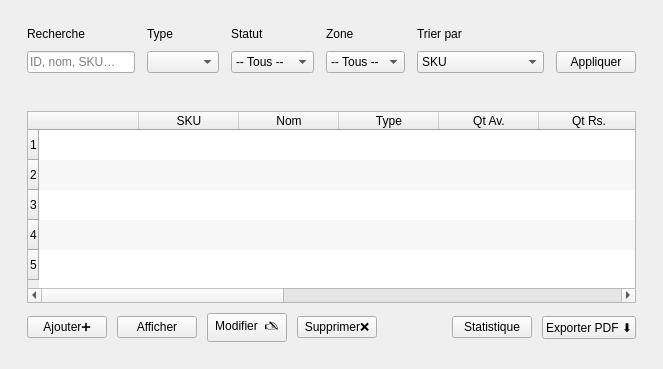
            <widget class="QWidget" name="inventory">
             <layout class="QGridLayout" name="gridLayout_3">
              <item row="1" column="0">
               <widget class="QFrame" name="InventoryCardTable">
                <property name="frameShape">
                 <enum>QFrame::Shape::NoFrame</enum>
                </property>
                <layout class="QVBoxLayout" name="inventoryTableLayout">
                 <property name="spacing">
                  <number>10</number>
                 </property>
                 <property name="leftMargin">
                  <number>16</number>
                 </property>
                 <property name="topMargin">
                  <number>16</number>
                 </property>
                 <property name="rightMargin">
                  <number>16</number>
                 </property>
                 <property name="bottomMargin">
                  <number>16</number>
                 </property>
                 <item>
                  <widget class="QTableWidget" name="TableInventory">
                   <property name="editTriggers">
                    <set>QAbstractItemView::EditTrigger::NoEditTriggers</set>
                   </property>
                   <property name="alternatingRowColors">
                    <bool>true</bool>
                   </property>
                   <property name="selectionBehavior">
                    <enum>QAbstractItemView::SelectionBehavior::SelectRows</enum>
                   </property>
                   <property name="showGrid">
                    <bool>false</bool>
                   </property>
                   <property name="sortingEnabled">
                    <bool>true</bool>
                   </property>
                   <property name="cornerButtonEnabled">
                    <bool>false</bool>
                   </property>
                   <row/>
                   <row/>
                   <row/>
                   <row/>
                   <row/>
                   <column>
                    <property name="text">
                     <string/>
                    </property>
                   </column>
                   <column>
                    <property name="text">
                     <string>SKU</string>
                    </property>
                   </column>
                   <column>
                    <property name="text">
                     <string>Nom</string>
                    </property>
                   </column>
                   <column>
                    <property name="text">
                     <string>Type</string>
                    </property>
                   </column>
                   <column>
                    <property name="text">
                     <string>Qt Av.</string>
                    </property>
                   </column>
                   <column>
                    <property name="text">
                     <string>Qt Rs.</string>
                    </property>
                   </column>
                   <column>
                    <property name="text">
                     <string>Seuil</string>
                    </property>
                   </column>
                   <column>
                    <property name="text">
                     <string>Unité</string>
                    </property>
                   </column>
                   <column>
                    <property name="text">
                     <string>Prix</string>
                    </property>
                   </column>
                   <column>
                    <property name="text">
                     <string>Zone</string>
                    </property>
                   </column>
                   <column>
                    <property name="text">
                     <string>Étagère</string>
                    </property>
                   </column>
                   <column>
                    <property name="text">
                     <string>Statut</string>
                    </property>
                   </column>
                  </widget>
                 </item>
                 <item>
                  <layout class="QHBoxLayout" name="inventoryActions">
                   <property name="spacing">
                    <number>10</number>
                   </property>
                   <item>
                    <widget class="QPushButton" name="BtnInventoryAdd">
                     <property name="text">
                      <string>Ajouter➕</string>
                     </property>
                     <property name="property" stdset="0">
                      <string>primary</string>
                     </property>
                    </widget>
                   </item>
                   <item>
                    <widget class="QPushButton" name="BtnInventoryAdd_2">
                     <property name="text">
                      <string>Afficher</string>
                     </property>
                     <property name="property" stdset="0">
                      <string>primary</string>
                     </property>
                    </widget>
                   </item>
                   <item>
                    <widget class="QPushButton" name="BtnInventoryEdit">
                     <property name="text">
                      <string>Modifier  🖎</string>
                     </property>
                     <property name="property" stdset="0">
                      <string>ghost</string>
                     </property>
                    </widget>
                   </item>
                   <item>
                    <widget class="QPushButton" name="BtnInventoryDelete">
                     <property name="text">
                      <string>Supprimer❌</string>
                     </property>
                     <property name="property" stdset="0">
                      <string>danger</string>
                     </property>
                    </widget>
                   </item>
                   <item>
                    <spacer name="inventorySpacer">
                     <property name="orientation">
                      <enum>Qt::Orientation::Horizontal</enum>
                     </property>
                     <property name="sizeHint" stdset="0">
                      <size>
                       <width>40</width>
                       <height>20</height>
                      </size>
                     </property>
                    </spacer>
                   </item>
                   <item>
                    <widget class="QPushButton" name="BtnInventoryAdd_5">
                     <property name="text">
                      <string>Statistique</string>
                     </property>
                     <property name="property" stdset="0">
                      <string>primary</string>
                     </property>
                    </widget>
                   </item>
                   <item>
                    <widget class="QPushButton" name="BtnInventoryExport">
                     <property name="text">
                      <string>Exporter PDF ⬇️</string>
                     </property>
                     <property name="property" stdset="0">
                      <string>chip</string>
                     </property>
                    </widget>
                   </item>
                  </layout>
                 </item>
                </layout>
               </widget>
              </item>
              <item row="0" column="0">
               <widget class="QFrame" name="InventoryCardFilter">
                <property name="frameShape">
                 <enum>QFrame::Shape::NoFrame</enum>
                </property>
                <layout class="QGridLayout" name="inventoryFilterGrid">
                 <property name="leftMargin">
                  <number>16</number>
                 </property>
                 <property name="topMargin">
                  <number>16</number>
                 </property>
                 <property name="rightMargin">
                  <number>16</number>
                 </property>
                 <property name="bottomMargin">
                  <number>16</number>
                 </property>
                 <property name="horizontalSpacing">
                  <number>12</number>
                 </property>
                 <property name="verticalSpacing">
                  <number>10</number>
                 </property>
                 <item row="1" column="0">
                  <widget class="QLineEdit" name="InventorySearch">
                   <property name="placeholderText">
                    <string>ID, nom, SKU…</string>
                   </property>
                  </widget>
                 </item>
                 <item row="1" column="2">
                  <widget class="QComboBox" name="InventoryStatus">
                   <item>
                    <property name="text">
                     <string>-- Tous --</string>
                    </property>
                   </item>
                   <item>
                    <property name="text">
                     <string>on_hand</string>
                    </property>
                   </item>
                   <item>
                    <property name="text">
                     <string>Limited</string>
                    </property>
                   </item>
                   <item>
                    <property name="text">
                     <string>stock_out</string>
                    </property>
                   </item>
                  </widget>
                 </item>
                 <item row="1" column="1">
                  <widget class="QComboBox" name="InventoryType"/>
                 </item>
                 <item row="0" column="2">
                  <widget class="QLabel" name="LblInventoryStatus">
                   <property name="text">
                    <string>Statut</string>
                   </property>
                  </widget>
                 </item>
                 <item row="0" column="0">
                  <widget class="QLabel" name="LblInventorySearch">
                   <property name="text">
                    <string>Recherche</string>
                   </property>
                  </widget>
                 </item>
                 <item row="1" column="5">
                  <widget class="QPushButton" name="BtnInventoryApply">
                   <property name="text">
                    <string>Appliquer</string>
                   </property>
                   <property name="property" stdset="0">
                    <string>primary</string>
                   </property>
                  </widget>
                 </item>
                 <item row="1" column="3">
                  <widget class="QComboBox" name="InventoryZone">
                   <item>
                    <property name="text">
                     <string>-- Tous --</string>
                    </property>
                   </item>
                   <item>
                    <property name="text">
                     <string>A</string>
                    </property>
                   </item>
                   <item>
                    <property name="text">
                     <string>B</string>
                    </property>
                   </item>
                   <item>
                    <property name="text">
                     <string>C</string>
                    </property>
                   </item>
                   <item>
                    <property name="text">
                     <string>D</string>
                    </property>
                   </item>
                  </widget>
                 </item>
                 <item row="0" column="3">
                  <widget class="QLabel" name="LblInventoryZone">
                   <property name="text">
                    <string>Zone</string>
                   </property>
                  </widget>
                 </item>
                 <item row="0" column="1">
                  <widget class="QLabel" name="LblInventoryType">
                   <property name="text">
                    <string>Type</string>
                   </property>
                  </widget>
                 </item>
                 <item row="0" column="4">
                  <widget class="QLabel" name="LblInventorySort">
                   <property name="text">
                    <string>Trier par</string>
                   </property>
                  </widget>
                 </item>
                 <item row="1" column="4">
                  <widget class="QComboBox" name="InventorySort">
                   <item>
                    <property name="text">
                     <string>SKU</string>
                    </property>
                   </item>
                   <item>
                    <property name="text">
                     <string>Nom (A-Z)</string>
                    </property>
                   </item>
                   <item>
                    <property name="text">
                     <string>Prix (Croissant)</string>
                    </property>
                   </item>
                   <item>
                    <property name="text">
                     <string>Prix (Décroissant)</string>
                    </property>
                   </item>
                  </widget>
                 </item>
                </layout>
               </widget>
              </item>
             </layout>
            </widget>
